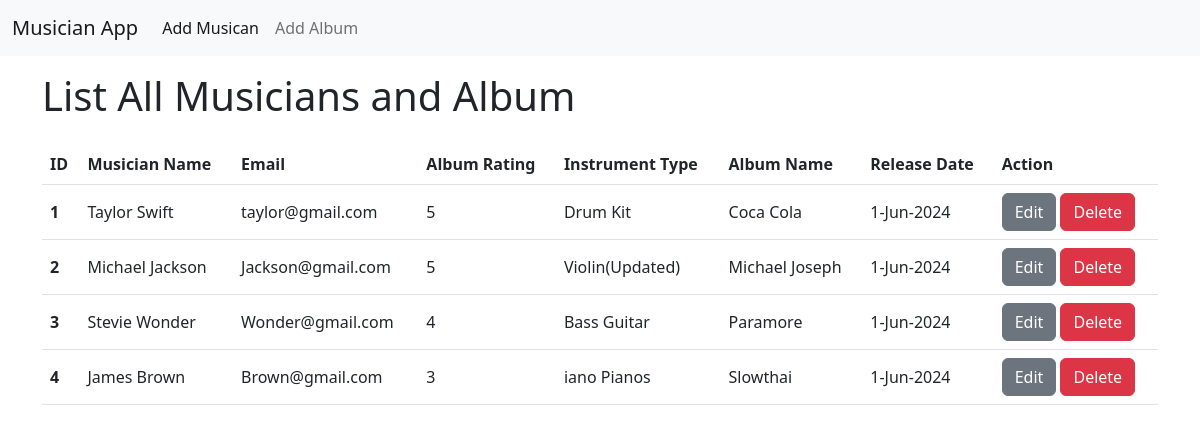
The page / on the database its author committed.
### album/models.py (models this page shows, shortened)
class AlbumModel(models.Model):
    album_name = models.CharField(max_length=50)
    musician = models.ForeignKey(MusicianModel, on_delete=models.CASCADE, default=None)
    release_date = models.DateTimeField(auto_now_add=True)
    rating = models.IntegerField(
        choices=[(1, "1"), (2, "2"), (3, "3"), (4, "4"), (5, "5")], default=3
    )

### musicians/models.py (models this page shows, shortened)
class MusicianModel(models.Model):
    first_name = models.CharField(max_length=50)
    last_name = models.CharField(max_length=50)
    email = models.EmailField()
    phone = models.CharField(max_length=12)
    instrument_type = models.CharField(max_length=30)

### musician_home_app/views.py (the view)
# urls.py: urlpatterns = [path("", views.home_page, name="home")]
def home_page(req):
    posts = AlbumModel.objects.all()
    return render(req, "index.html", {"posts": posts})

### musician_home_app/templates/index.html
{% extends "base.html" %} {% block content %}
<div>
  <h1 class="py-3">List All Musicians and Album</h1>
  <table class="table align-middle">
    <thead>
      <tr>
        <th scope="col">ID</th>
        <th scope="col">Musician Name</th>
        <th scope="col">Email</th>
        <th scope="col">Album Rating</th>
        <th scope="col">Instrument Type</th>
        <th scope="col">Album Name</th>
        <th scope="col">Release Date</th>
        <th scope="col">Action</th>
      </tr>
    </thead>
    <tbody>
      {% for post in posts %}
      <tr>
        <th scope="row">{{post.id}}</th>
        <td>
          <a
            href="{% url 'edit_musician' post.id %}"
            class="text-body text-decoration-none"
            >{{post.musician.first_name}} {{post.musician.last_name}}</a
          >
        </td>
        <td>{{post.musician.email}}</td>
        <td>{{post.rating}}</td>
        <td>{{post.musician.instrument_type}}</td>
        <td>{{post.album_name}}</td>
        <td>{{post.release_date | date:"j-M-Y" }}</td>
        <td>
    <a href="{% url 'edit_album' post.id %}" class="btn btn-secondary sm-btn"
            >Edit</a
          >
          <a href="{% url 'delete_album' post.id %}" class="btn btn-danger"
            >Delete</a
          >
        </td>
      </tr>
      {% endfor %}
    </tbody>
  </table>
</div>
{% endblock content %}

### templates/base.html (shortened to what this page needs)
<!DOCTYPE html>
<html lang="en">
  <head>
    <link
      href="https://cdn.jsdelivr.net/npm/bootstrap@5.2.3/dist/css/bootstrap.min.css"
      rel="stylesheet"
    />
  </head>
  <body>
    {% include "nav.html" %}
    <div class="main container">{% block content %} {% endblock content %}</div>
  </body>
</html>

### templates/nav.html (shortened to what this page needs)
<nav class="navbar navbar-expand-lg bg-light">
  <div class="container-fluid">
    <a class="navbar-brand" href="/">Musician App</a>
    <div class="collapse navbar-collapse" id="navbarSupportedContent">
      <ul class="navbar-nav me-auto mb-2 mb-lg-0">
        <li class="nav-item">
          <a
            class="nav-link active"
            aria-current="page"
            href="{% url 'add_musician' %}"
            >Add Musican</a
          >
        </li>
        <li class="nav-item">
          <a class="nav-link" href="{% url 'add_album' %}">Add Album</a>
        </li>
      </ul>
    </div>
  </div>
</nav>

### rows shown on the page
AlbumModel: id "1", musician.first_name "Taylor", musician.last_name "Swift", musician.email "taylor@gmail.com", rating "5", musician.instrument_type "Drum Kit", album_name "Coca Cola", release_date "1-Jun-2024"
AlbumModel: id "2", musician.first_name "Michael", musician.last_name "Jackson", musician.email "Jackson@gmail.com", rating "5", musician.instrument_type "Violin(Updated)", album_name "Michael Joseph", release_date "1-Jun-2024"
AlbumModel: id "3", musician.first_name "Stevie", musician.last_name "Wonder", musician.email "Wonder@gmail.com", rating "4", musician.instrument_type "Bass Guitar", album_name "Paramore", release_date "1-Jun-2024"
AlbumModel: id "4", musician.first_name "James", musician.last_name "Brown", musician.email "Brown@gmail.com", rating "3", musician.instrument_type "iano Pianos", album_name "Slowthai", release_date "1-Jun-2024"
